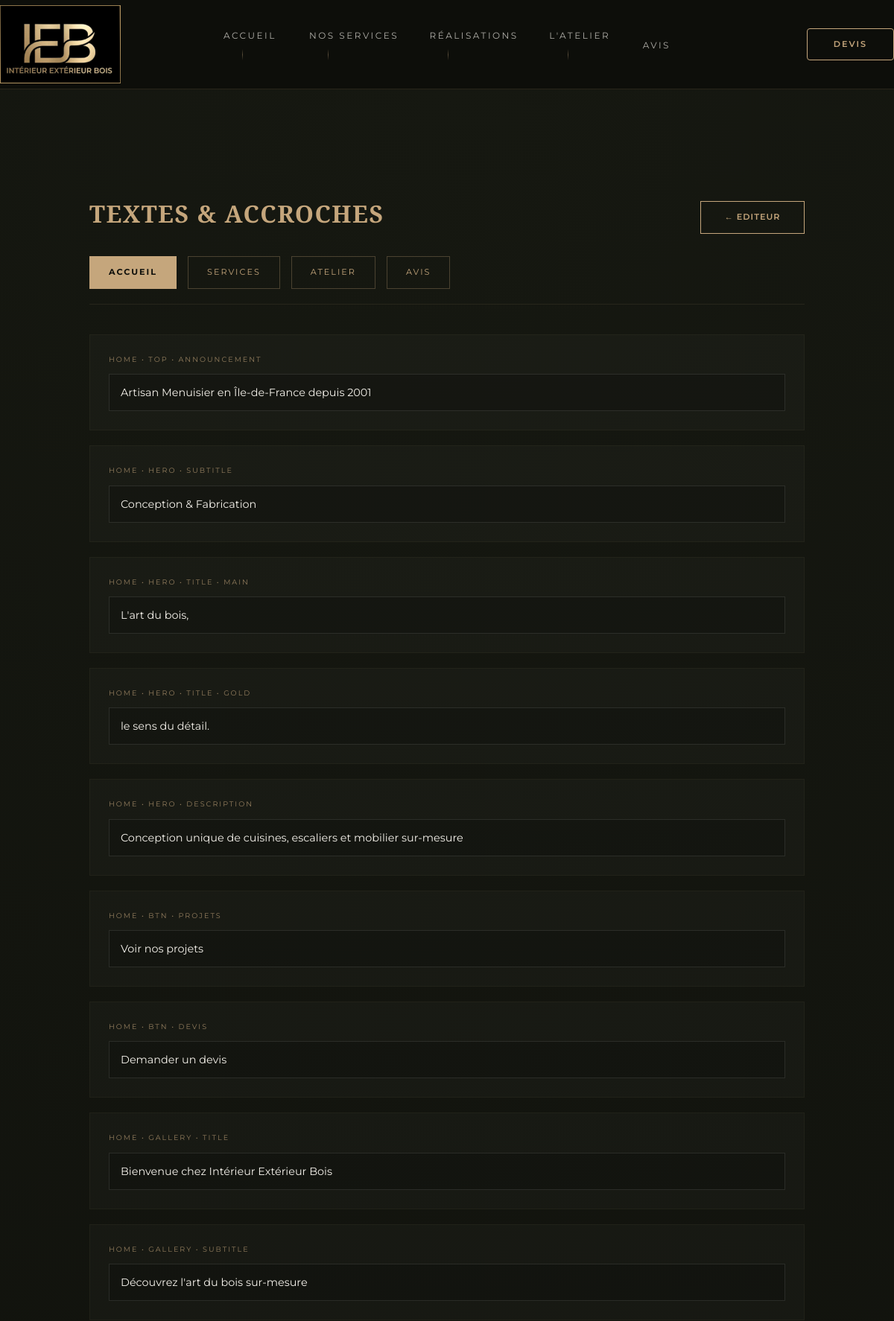
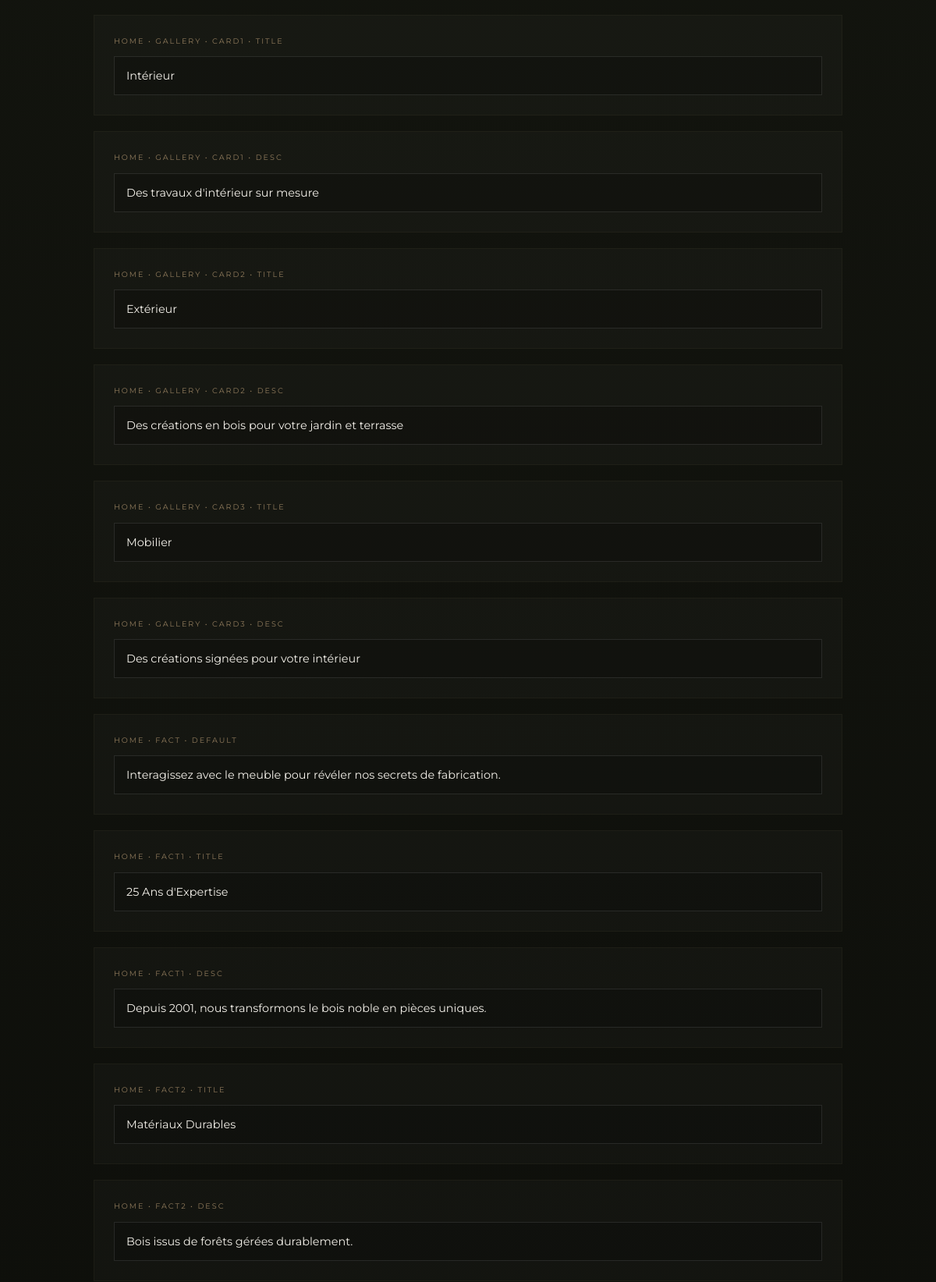
/admin/edit_textes.php (signed in, upper part), run on the app's committed database (2 pictures, top to bottom).
### tables this page shows
CREATE TABLE IF NOT EXISTS `contenus` (
  `id` int(11) NOT NULL AUTO_INCREMENT,
  `cle` varchar(191) DEFAULT NULL,
  `valeur` mediumtext DEFAULT NULL,
  PRIMARY KEY (`id`),
  UNIQUE KEY `cle` (`cle`) USING HASH
);

### src/admin/edit_textes.php (the view, shortened to what this page needs)
<?php
require_once('../includes/db.php');
$page_filter = $_GET['page'] ?? 'home';
$prefix = $page_filter . '_%';
$stmt = $pdo->prepare("SELECT * FROM contenus WHERE cle LIKE ? ORDER BY id ASC");
$stmt->execute([$prefix]);
$textes = $stmt->fetchAll();
include('../includes/header.php');
?>
<link rel="stylesheet" href="../css/admin.css">
<main class="admin-main">
    <div class="container" style="max-width: 1000px; margin: 0 auto; padding: 20px;">
        <div style="display: flex; justify-content: space-between; align-items: center; margin-bottom: 30px;">
            <h1 class="serif-gold" style="font-size: 2rem;">Textes & Accroches</h1>
            <a href="editeur.php" class="btn-gold" style="width: auto; min-width: 140px; padding: 12px 25px; font-size: 0.7rem; text-decoration: none; display: inline-flex; align-items: center; justify-content: center; white-space: nowrap;">
                ← Editeur
            </a>
        </div>
        <nav class="filter-nav">
            <?php
            $nav = ['home' => 'Accueil', 'services' => 'Services', 'atelier' => 'Atelier', 'avis' => 'Avis'];
            foreach($nav as $slug => $label): ?>
                <a href="?page=<?= $slug ?>" class="btn-filter <?= $page_filter === $slug ? 'active' : '' ?>">
                    <?= $label ?>
                </a>
            <?php endforeach; ?>
        </nav>
        <form method="POST">
            <?php foreach($textes as $t): ?>
                <div class="text-card">
                    <label class="label-cle"><?= str_replace('_', ' • ', $t['cle']) ?></label>
                    <?php if(strlen($t['valeur']) > 100): ?>
                        <textarea name="content[<?= $t['cle'] ?>]" class="input-text textarea-text"><?= htmlspecialchars($t['valeur']) ?></textarea>
                    <?php else: ?>
                        <input type="text" name="content[<?= $t['cle'] ?>]" value="<?= htmlspecialchars($t['valeur']) ?>" class="input-text">
                    <?php endif; ?>
                </div>
            <?php endforeach; ?>
        </form>
    </div>
</main>
<?php include('../includes/footer.php'); ?>

### src/css/style.css (style rules this page uses)
:root { --dark-wood: #0d0e0a; --bg-light: #161811; --light-beige: #f4f1ea; --gold-accent: #c5a67c; --gold-glow: rgba(197, 166, 124, 0.3); --transition-luxe: all 0.6s cubic-bezier(0.16, 1, 0.3, 1); }
.container { width: 90%; max-width: 1400px; margin: 0 auto; }
* { box-sizing: border-box; margin: 0; padding: 0; }
body { font-family: 'Montserrat', sans-serif; background: linear-gradient( to bottom, #0d0e0a 0%, #141610 30%, #161811 60%, #1a1c14 100% ); color: var(--light-beige); -webkit-font-smoothing: antialiased; line-height: 1.6; overflow-x: hidden; }
h1, h2, h3 { font-family: 'Playfair Display', serif; font-weight: 600; }
.btn-gold { width: 100%; padding: 20px; background: var(--gold-accent); color: #1a1c14; border: none; text-transform: uppercase; letter-spacing: 3px; font-weight: 700; cursor: pointer; transition: all 0.4s ease; margin-top: 10px; }
:root { --gold-accent: #c5a67c; --gold-glow: rgba(197, 166, 124, 0.4); --light-beige: #f5f5f0; }
html { scroll-behavior: smooth; }
h1, h2 { letter-spacing: -0.02em; }
html, body { max-width: 100%; overflow-x: hidden; width: 100%; }

### src/css/header.css (style rules this page uses)
html, body { max-width: 100%; overflow-x: hidden; width: 100%; position: relative; }
html, body { max-width: 100% !important; overflow-x: hidden !important; position: relative; width: 100%; }

### src/css/admin.css (style rules this page uses)
:root { --dark-wood: #0d0e0a; --bg-light: #161811; --light-beige: #f4f1ea; --gold-accent: #c5a67c; --gold-glow: rgba(197, 166, 124, 0.2); --transition-luxe: all 0.6s cubic-bezier(0.16, 1, 0.3, 1); }
body { background-color: var(--dark-wood); color: var(--light-beige); font-family: 'Montserrat', sans-serif; margin: 0; line-height: 1.6; }
.admin-main { padding: 120px 0; background: radial-gradient(circle at top center, var(--bg-light) 0%, var(--dark-wood) 100%); min-height: 100vh; }
.serif-gold { font-family: 'Playfair Display', serif; color: var(--gold-accent); letter-spacing: 1.5px; font-weight: 600; text-transform: uppercase; }
.btn-gold { display: inline-block; padding: 12px 25px; background: transparent; border: 1px solid var(--gold-accent); color: var(--gold-accent); text-decoration: none; text-transform: uppercase; font-size: 0.8rem; letter-spacing: 1px; font-weight: 600; transition: var(--transition-luxe); }
.filter-nav a { transition: var(--transition-luxe); position: relative; }
.filter-nav { display: flex; gap: 15px; margin-bottom: 40px; border-bottom: 1px solid rgba(197, 166, 124, 0.1); padding-bottom: 20px; }
.btn-filter { text-decoration: none; text-transform: uppercase; font-size: 0.7rem; letter-spacing: 2px; padding: 12px 25px; border: 1px solid rgba(197, 166, 124, 0.3); color: var(--gold-accent); background: transparent; transition: var(--transition-luxe); border-radius: 0; }
.btn-filter.active { background: var(--gold-accent); color: var(--dark-wood); font-weight: 700; }
.text-card { background: rgba(255, 255, 255, 0.02); border: 1px solid rgba(197, 166, 124, 0.05); padding: 25px; margin-bottom: 20px; transition: var(--transition-luxe); }
.label-cle { display: block; color: var(--gold-accent); font-size: 0.6rem; text-transform: uppercase; letter-spacing: 2px; margin-bottom: 12px; opacity: 0.7; }
.input-text { width: 100%; background: rgba(0, 0, 0, 0.2); border: 1px solid rgba(255, 255, 255, 0.1); color: var(--light-beige); padding: 15px; font-family: 'Montserrat', sans-serif; font-size: 0.9rem; box-sizing: border-box; transition: var(--transition-luxe); }

### src/css/footer.css (style rules this page uses)
html, body { max-width: 100%; overflow-x: hidden; width: 100%; height: 100%; margin: 0; padding: 0; position: relative; }

### data on the page
contenus: cle "HOME • TOP • ANNOUNCEMENT", valeur "Artisan Menuisier en Île-de-France depuis 2001"
contenus: cle "HOME • HERO • SUBTITLE", valeur "Conception & Fabrication"
contenus: cle "HOME • HERO • TITLE • MAIN", valeur "L'art du bois,"
contenus: cle "HOME • HERO • TITLE • GOLD", valeur "le sens du détail."
contenus: cle "HOME • HERO • DESCRIPTION", valeur "Conception unique de cuisines, escaliers et mobilier sur-mesure"
contenus: cle "HOME • BTN • PROJETS", valeur "Voir nos projets"
contenus: cle "HOME • BTN • DEVIS", valeur "Demander un devis"
contenus: cle "HOME • GALLERY • TITLE", valeur "Bienvenue chez Intérieur Extérieur Bois"
contenus: cle "HOME • GALLERY • SUBTITLE", valeur "Découvrez l'art du bois sur-mesure"
contenus: cle "HOME • GALLERY • CARD1 • TITLE", valeur "Intérieur"
contenus: cle "HOME • GALLERY • CARD1 • DESC", valeur "Des travaux d'intérieur sur mesure"
contenus: cle "HOME • GALLERY • CARD2 • TITLE", valeur "Extérieur"
contenus: cle "HOME • GALLERY • CARD2 • DESC", valeur "Des créations en bois pour votre jardin et terrasse"
contenus: cle "HOME • GALLERY • CARD3 • TITLE", valeur "Mobilier"
contenus: cle "HOME • GALLERY • CARD3 • DESC", valeur "Des créations signées pour votre intérieur"
contenus: cle "HOME • FACT • DEFAULT", valeur "Interagissez avec le meuble pour révéler nos secrets de fabrication."
contenus: cle "HOME • FACT1 • TITLE", valeur "25 Ans d'Expertise"
contenus: cle "HOME • FACT1 • DESC", valeur "Depuis 2001, nous transformons le bois noble en pièces uniques."
contenus: cle "HOME • FACT2 • TITLE", valeur "Matériaux Durables"
contenus: cle "HOME • FACT2 • DESC", valeur "Bois issus de forêts gérées durablement."

### other printed values
$label "ACCUEIL"
$label "SERVICES"
$label "ATELIER"
$label "AVIS"
